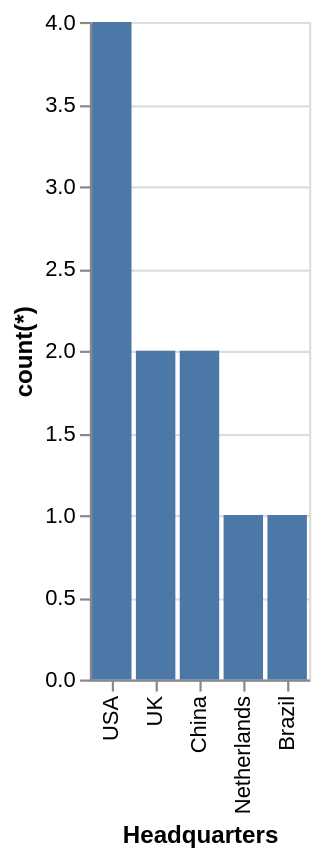

Vega-Lite specification for this chart:
### Vega-Lite specification from a JSON file in a GitHub repository (floating-point values rounded to 4 significant figures)
{"data": {"values": [{"x_data": "USA", "y_data": 4}, {"x_data": "UK", "y_data": 2}, {"x_data": "China", "y_data": 2}, {"x_data": "Netherlands", "y_data": 1}, {"x_data": "Brazil", "y_data": 1}]}, "mark": "bar", "encoding": {"x": {"field": "x_data", "type": "nominal", "title": "Headquarters", "sort": {"op": "sum", "field": "y_data", "order": "descending"}}, "y": {"field": "y_data", "type": "quantitative", "title": "count(*)"}}}
